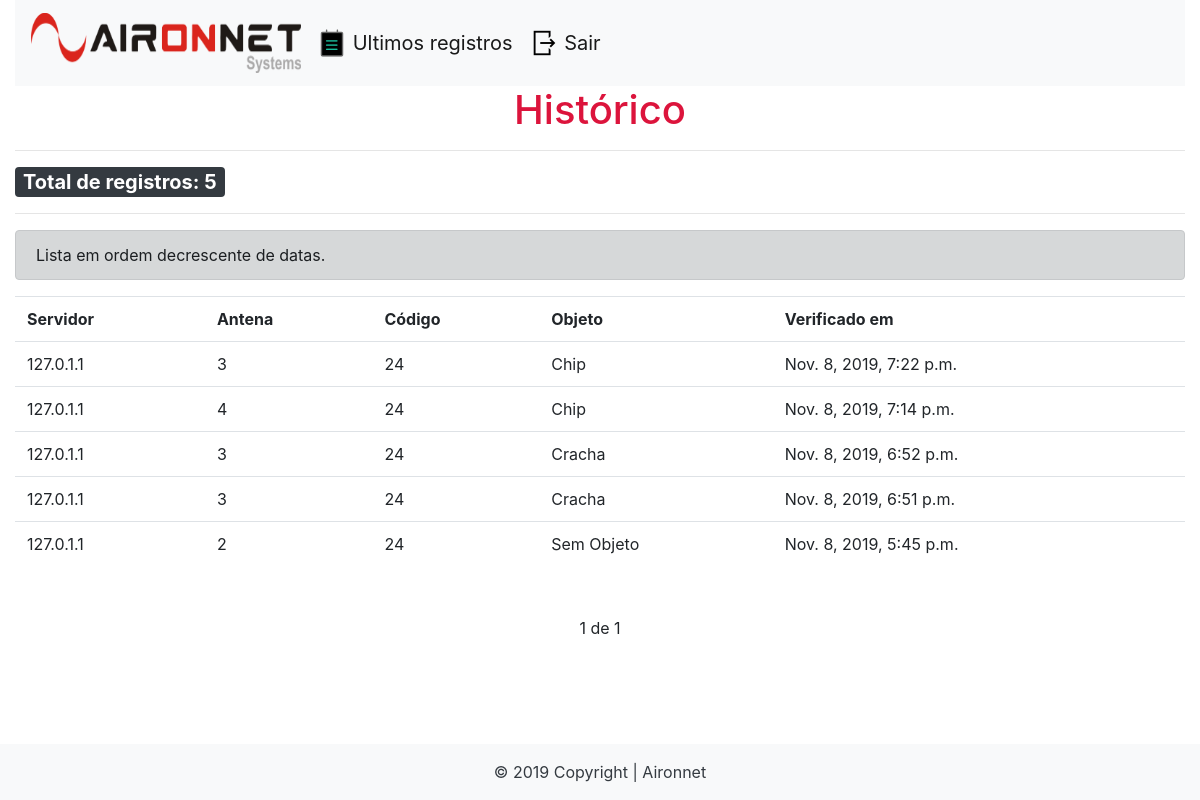
Screenshot of /lista/historico/24 (signed in) with the database file from the repository.
### list/models.py (models this page shows, shortened)
class Historico(models.Model):
	server = models.CharField(max_length=15)
	antena = models.CharField(max_length=10)
	date = models.DateTimeField(default=datetime.now)
	code = models.TextField()
	objeto = models.CharField(max_length=100)

### list/views.py (the view)
# urls.py: path('lista/historico/<str:code>', views.historico, name='historico'),
@login_required
def historico(request, code):
	total = Historico.objects.filter(code=code).count()
	his = list(Historico.objects.filter(code=code).order_by('-date'))
	paginator = Paginator(his, 10)
	page = request.GET.get('page')
	hist = paginator.get_page(page)
	if not hist:
		return render(request, '404.html')
	template_name = 'historico.html'
	return render(request, template_name, {'hist':hist, 'code':code, 'total':total })

### list/templates/historico.html (shortened to what this page needs)
{% extends 'base.html' %}
{% load static %}
{% block content %}
<table class="table">
	<h1 id="h1-center">Histórico</h1>
	<hr>
	<span class="badge badge-dark">Total de registros: {{ total }}</span>
	<hr>
	<div class="alert alert-dark" role="alert">
			Lista em ordem decrescente de datas.
	</div>
	<tr>
		<th>Servidor</th> <th>Antena</th> <th>Código</th> <th>Objeto</th>
		<th>Verificado em</th>
	</tr>
	{% for hist in hist %}
		{% if hist.objeto %}
			<tr class="hover">
				<td>{{hist.server}}</td> <td>{{hist.antena}}</td> <td>{{hist.code}}</td> <td>{{hist.objeto}}</td><td>{{ hist.date }}</td>
			</tr>
		{% else %}
			<tr class="hover">
					<td>{{hist.server}}</td> <td>{{hist.antena}}</td> <td>{{hist.code}}</td> <td>Sem Objeto</td><td>{{ hist.date }}</td>
			</tr>
		{% endif %}
	{% endfor %}
</table>
<div class="pagination">
	<span class="step-links">
		{% if hist.paginator.num_pages %}
			<span class="current">
				{{ hist.number }} de {{ hist.paginator.num_pages }}
			</span>
		{% endif %}
	</span>
</div>
{% endblock %}

### list/static/css/style.css (style rules this page uses)
.table { margin-top: 0px; margin-bottom: 50px; }
.table tr td { vertical-align: middle; }
.pagination { margin-bottom: 120px; }
.step-links { position: relative; margin-left: auto; margin-right: auto; }
.step-links .current { margin-left: 5px; margin-right: 5px; }
h1#h1-center { text-align: center; }
h1 { color:crimson !important; }
.badge { font-size: 20px; }

### rows the page displays
Historico: server "127.0.1.1", antena "3", code "24", objeto "Chip", date "Nov. 8, 2019, 7:22 p.m."
Historico: server "127.0.1.1", antena "4", code "24", objeto "Chip", date "Nov. 8, 2019, 7:14 p.m."
Historico: server "127.0.1.1", antena "3", code "24", objeto "Cracha", date "Nov. 8, 2019, 6:52 p.m."
Historico: server "127.0.1.1", antena "3", code "24", objeto "Cracha", date "Nov. 8, 2019, 6:51 p.m."
Historico: server "127.0.1.1", antena "2", code "24", date "Nov. 8, 2019, 5:45 p.m."

### other values shown
{{ total }} "5"
{{ hist.number }} "1"
{{ hist.paginator.num_pages }} "1"
